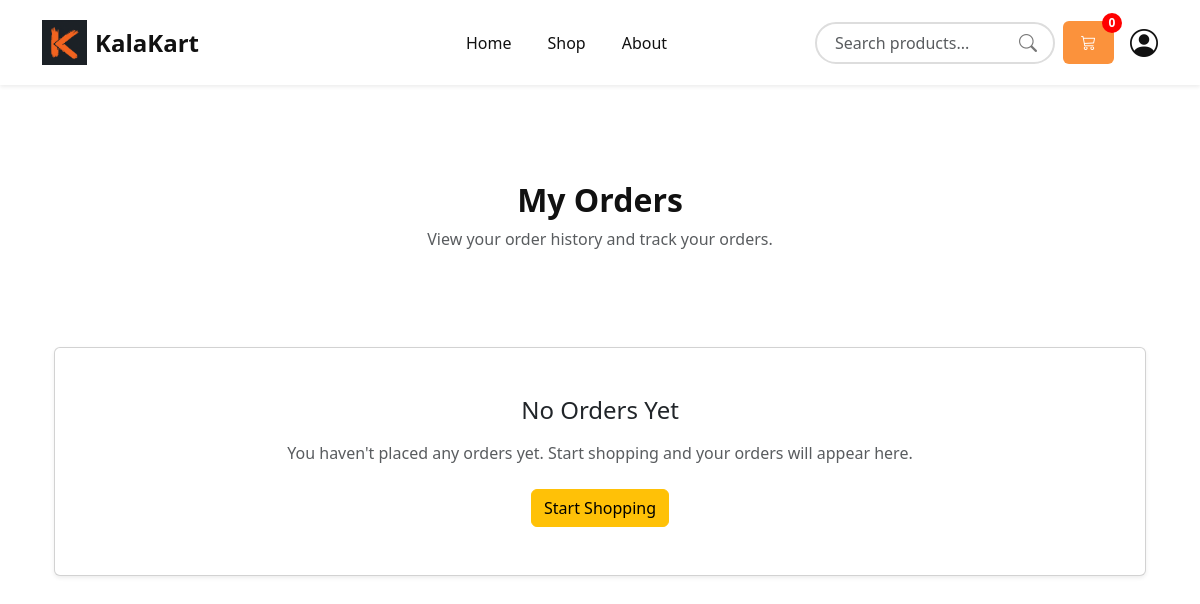
The page /orders/my-orders/ (signed in) on the database as committed earlier.
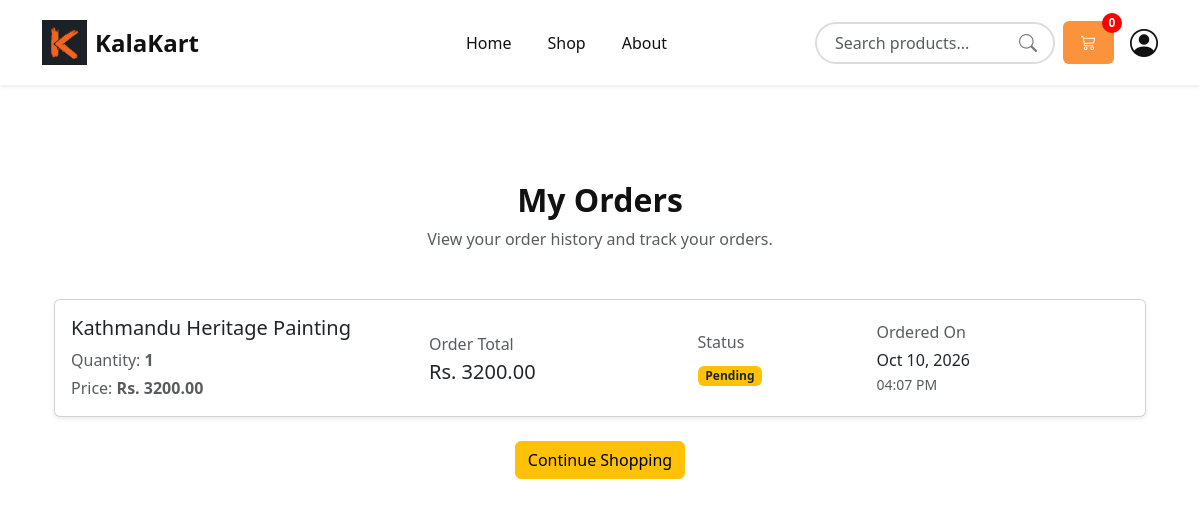
The same page on the database as committed later.
### orders/models.py (models this page shows, shortened)
class Order(models.Model):
    STATUS_CHOICES = (
        ("pending", "Pending"),
        ("confirmed", "Confirmed"),
        ("shipped", "Shipped"),
        ("delivered", "Delivered"),
        ("cancelled", "Cancelled"),
    )
    user = models.ForeignKey(
        settings.AUTH_USER_MODEL,
        on_delete=models.CASCADE
    )
    product = models.ForeignKey(
        Product,
        on_delete=models.CASCADE
    )
    quantity = models.PositiveIntegerField(
        default=1
    )
    price = models.DecimalField(
        max_digits=10,
        decimal_places=2
    )
    total_price = models.DecimalField(
        max_digits=10,
        decimal_places=2
    )
    status = models.CharField(
        max_length=20,
        choices=STATUS_CHOICES,
        default="pending"
    )
    created_at = models.DateTimeField(
        auto_now_add=True
    )

### products/models.py (models this page shows, shortened)
class Product(models.Model):
    CATEGORY_CHOICES = (
        ('Painting', 'Painting'),
        ('Handicraft', 'Handicraft'),
        ('Jewelry', 'Jewelry'),
        ('Pottery', 'Pottery'),
        ('Wooden Art', 'Wooden Art'),
        ('Traditional Wear', 'Traditional Wear'),
    )
    seller = models.ForeignKey(
        CustomUser,
        on_delete=models.CASCADE
    )
    name = models.CharField(max_length=200)
    category = models.CharField(
        max_length=50,
        choices=CATEGORY_CHOICES
    )
    description = models.TextField()
    price = models.DecimalField(
        max_digits=10,
        decimal_places=2
    )
    stock = models.PositiveIntegerField()
    image = models.ImageField(
        upload_to='products/'
    )
    created_at = models.DateTimeField(auto_now_add=True)

### orders/views.py (the view)
@login_required
def MyOrdersView(request):
    orders = Order.objects.filter(
        user=request.user
    ).order_by("-created_at")
    context = {
        "orders": orders,
    }
    return render(
        request,
        "orders/my_orders.html",
        context
    )

### base_app/context_processors.py (called while the page is built)
def cart_count(request):
    if request.user.is_authenticated:
        items = Cart.objects.filter(user=request.user)
        count = sum(item.quantity for item in items)
    else:
        count = 0
    return {
        "cart_count": count
    }

### Template/orders/my_orders.html (shortened to what the changed rows need)
{% extends 'base.html' %}
{% block content %}
<section class="container py-5">
    <div class="text-center mb-5">
        <h2 class="fw-bold">
            My Orders
        </h2>
    </div>
    {% if orders %}
        {% for order in orders %}
        <div class="card shadow-sm mb-4">
            <div class="card-body">
                <div class="row align-items-center g-3">
                    <div class="col-md-4">
                        <h5 class="mb-2">
                            {{ order.product.name }}
                        </h5>
                        <p class="mb-1 text-muted">
                            Quantity:
                            <strong>{{ order.quantity }}</strong>
                        </p>
                        <p class="mb-0 text-muted">
                            Price:
                            <strong>Rs. {{ order.price|floatformat:2 }}</strong>
                        </p>
                    </div>
                    <div class="col-md-3">
                        <p class="mb-1 text-muted">
                            Order Total
                        </p>
                        <h5 class="mb-0">
                            Rs. {{ order.total_price|floatformat:2 }}
                        </h5>
                    </div>
                    <div class="col-md-2">
                        <p class="mb-2 text-muted">
                            Status
                        </p>
                        {% if order.status == "pending" %}
                            <span class="badge bg-warning text-dark">
                                Pending
                            </span>
                        {% elif order.status == "confirmed" %}
                            <span class="badge bg-info text-dark">
                                Confirmed
                            </span>
                        {% elif order.status == "shipped" %}
                            <span class="badge bg-primary">
                                Shipped
                            </span>
                        {% elif order.status == "delivered" %}
                            <span class="badge bg-success">
                                Delivered
                            </span>
                        {% elif order.status == "cancelled" %}
                            <span class="badge bg-danger">
                                Cancelled
                            </span>
                        {% else %}
                            <span class="badge bg-secondary">
                                {{ order.status|title }}
                            </span>
                        {% endif %}
                    </div>
                    <div class="col-md-3">
                        <p class="mb-1 text-muted">
                            Ordered On
                        </p>
                        <p class="mb-0">
                            {{ order.created_at|date:"M d, Y" }}
                        </p>
                        <small class="text-muted">
                            {{ order.created_at|date:"h:i A" }}
                        </small>
                    </div>
                </div>
            </div>
        </div>
        {% endfor %}
        <div class="text-center mt-4">
            <a
                href="{% url 'shop' %}"
                class="btn btn-warning"
            >
                Continue Shopping
            </a>
        </div>
    {% else %}
        <div class="text-center py-5">
            <div class="card shadow-sm">
                <div class="card-body py-5">
                    <h4 class="mb-3">
                        No Orders Yet
                    </h4>
                    <p class="text-muted mb-4">
                        You haven't placed any orders yet.
                        Start shopping and your orders will appear here.
                    </p>
                    <a
                        href="{% url 'shop' %}"
                        class="btn btn-warning"
                    >
                        Start Shopping
                    </a>
                </div>
            </div>
        </div>
    {% endif %}
</section>
{% endblock %}

Rows that differ between the two databases and show on the page:
added Order: product.name "Kathmandu Heritage Painting", quantity "1", price "3200.00", total_price "3200.00", status "Pending", created_at "Oct 10, 2026", created_at "04:07 PM"
Other text that changed with them:
text no longer shown: "No Orders Yet You haven't placed any orders yet. Start shopping and your orders will appear here. Start Shopping"
text now shown: "Continue Shopping"
